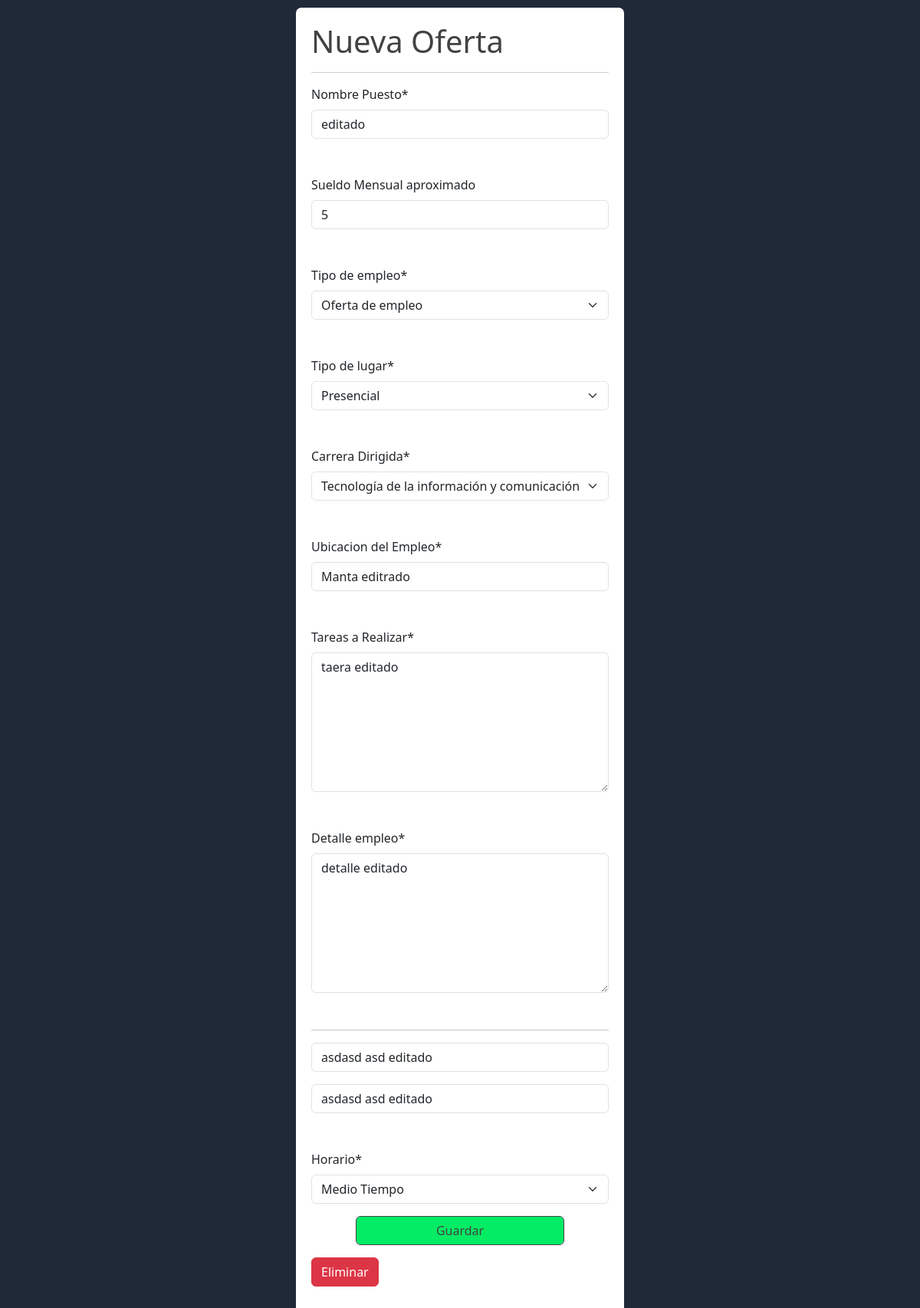
/PERFILEMPRESA/INGRESAROFERTA/ingresarOferta.php?editar=ok&id_oferta=87 (signed in), run on an earlier commit of the app's database.
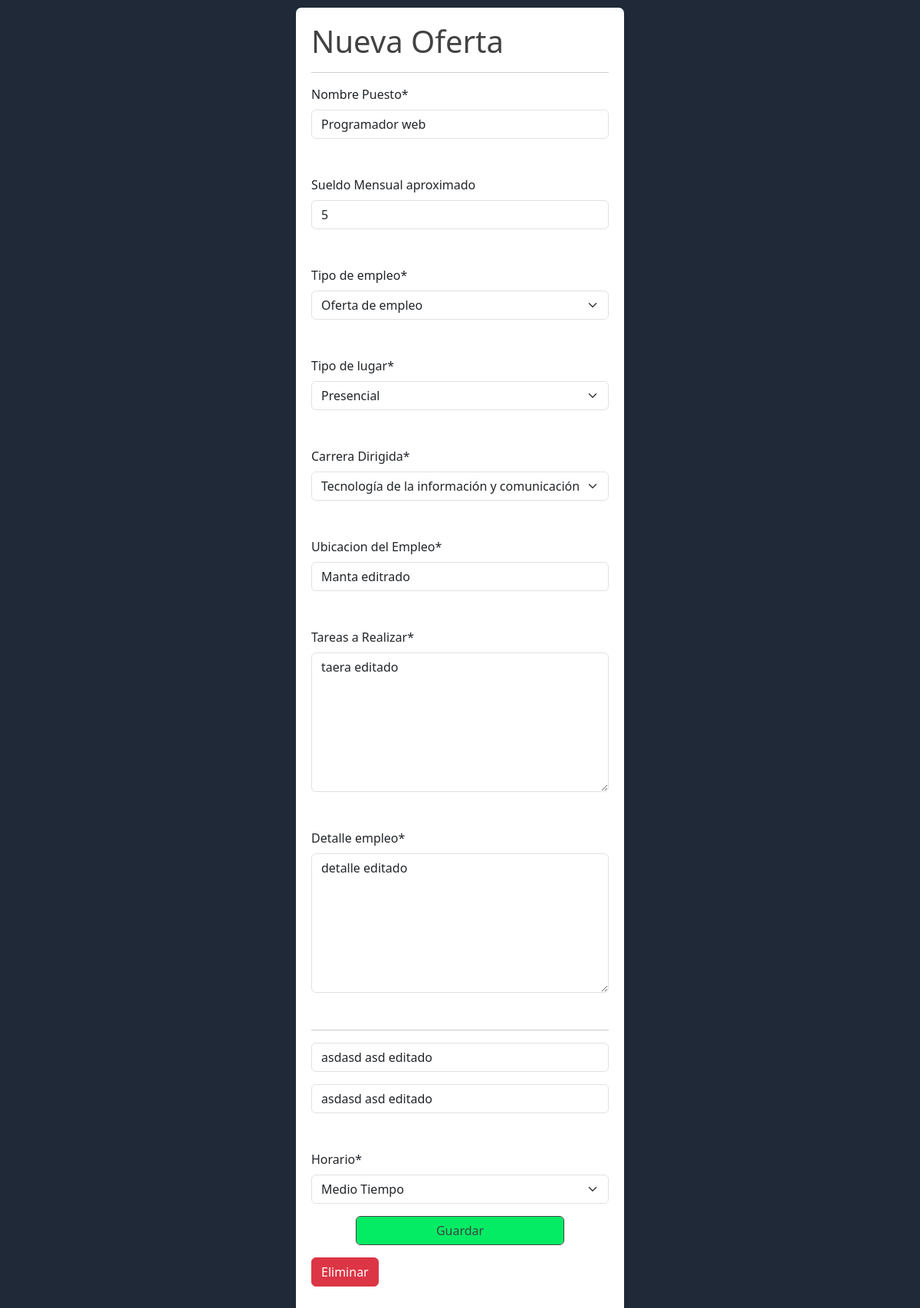
And on a later commit of the database.
### tables this page shows
CREATE TABLE `oferta_trabajo` (
  `id_oferta_trabajo` int(11) NOT NULL,
  `puesto` varchar(50) DEFAULT NULL,
  `precio` float DEFAULT NULL,
  `ubicacion_empleo` varchar(50) DEFAULT NULL,
  `tareas_realizar` varchar(900) DEFAULT NULL,
  `detalle` varchar(1000) DEFAULT NULL,
  `fecha_oferta` date DEFAULT current_timestamp(),
  `estado_oferta` int(11) DEFAULT 1,
  `fk_id_horario` int(11) NOT NULL,
  `fk_id_tipo_oferta` int(11) NOT NULL,
  `fk_id_tipo_lugar_oferta` int(11) NOT NULL,
  `fk_id_carrera` int(11) NOT NULL,
  `fk_id_usuario_empresa` int(11) DEFAULT NULL
);

CREATE TABLE `tipos_oferta` (
  `id_tipo_oferta` int(11) NOT NULL,
  `nombre` varchar(50) NOT NULL
);

CREATE TABLE `tipo_lugar_oferta` (
  `id_tipo_lugar_oferta` int(11) NOT NULL,
  `nombre` varchar(50) NOT NULL
);

CREATE TABLE `carreras` (
  `id_carrera` int(11) NOT NULL,
  `categoria` varchar(100) DEFAULT NULL,
  `nombre_carrera` varchar(100) DEFAULT NULL,
  `tituloGraduado` varchar(100) DEFAULT NULL,
  `estado` int(11) NOT NULL DEFAULT 1
);

CREATE TABLE `tipo_horario_oferta` (
  `id_tipo_horario_oferta` int(11) NOT NULL,
  `nombre` varchar(50) NOT NULL
);

### PERFILEMPRESA/INGRESAROFERTA/ingresarOferta.php (the view, shortened to what the changed rows need)
<?php
include("../../conexion.php");
$id_empresa = $_SESSION['id_empresa'];
if ((isset($_REQUEST['editar']) && isset($_REQUEST['id_oferta']))  && ($_REQUEST['editar'] == "ok" && $_REQUEST['id_oferta'] != "")) {
    $id_oferta = $_REQUEST['id_oferta'];
    $queryOferta = mysqli_query($conn, "call detalleOferta($id_empresa, $id_oferta)");
    $recorrerOferta = mysqli_fetch_array($queryOferta);
}
?>
<!DOCTYPE html>
<html lang="en">
<head>
    <link href="https://cdn.jsdelivr.net/npm/bootstrap@5.3.0-alpha1/dist/css/bootstrap.min.css" rel="stylesheet">
    <link href="https://unpkg.com/aos@2.3.1/dist/aos.css" rel="stylesheet">
    <link rel="stylesheet" href="./estiloOferta.css">
</head>
<body>
    <main class="main">
        <section class="seccionFormulario" data-aos="fade-left">
            <form id="formulario" class="fromulario needs-validation" novalidate>
                <div class="tituloFormulario">
                    <h1>Nueva Oferta</h1>
                </div>
                <div class="mb-5">
                    <label for="nombrePuesto" class="form-label">Nombre Puesto*</label>
                    <input type="text" class="form-control input" name="nombrePuesto" list="datalistOptions" id="nombrePuesto" placeholder="" value="<?php if (isset($recorrerOferta)) echo $recorrerOferta['puesto'] ?>" required>
                </div>
                <div class="mb-5">
                    <label for="precio" class="form-label">Sueldo Mensual aproximado</label>
                    <input type="number" step="0.01" class="form-control input" name="precio" list="datalistOptions" id="precio" placeholder="No ingresar si el sueldo es privado" value="<?php if (isset($recorrerOferta)) echo $recorrerOferta['precio'] ?>">
                </div>
                <div class="mb-5">
                    <label for="tipo_empleo" class="form-label">Tipo de empleo*</label>
                    <select class="form-select" name="tipo_empleo" aria-label="Default select example" required>
                        <?php
                        if (isset($recorrerOferta)) {
                        ?>
                            <option selected value="<?php echo $recorrerOferta['id_tipo_oferta'] ?>"><?php echo $recorrerOferta['tipo_oferta'] ?></option>
                        <?php
                        }
                        ?>
                    </select>
                </div>
                <div class="mb-5">
                    <label for="tipo_lugar" class="form-label">Tipo de lugar*</label>
                    <select class="form-select" name="tipo_lugar" aria-label="Default select example" required>
                        <?php
                        if (isset($recorrerOferta)) {
                        ?>
                            <option selected value="<?php echo $recorrerOferta['id_tipo_lugar_oferta'] ?>"><?php echo $recorrerOferta['tipo_lugar'] ?></option>
                        <?php
                        }
                        ?>
                    </select>
                </div>
                <div class="mb-5">
                    <label for="tipo_carrera" class="form-label">Carrera Dirigida*</label>
                    <select class="form-select" name="tipo_carrera" aria-label="Default select example" required>
                        <?php
                        if (isset($recorrerOferta)) {
                        ?>
                            <option selected value="<?php echo $recorrerOferta['id_carrera'] ?>"><?php if (isset($id_oferta)) echo $recorrerOferta['nombre_carrera'] ?></option>
                        <?php
                        }
                        ?>
                    </select>
                </div>
                <div class="mb-5">
                    <label for="ubicacion_empleo" class="form-label">Ubicacion del Empleo*</label>
                    <input type="text" class="form-control input" name="ubicacion_empleo" list="datalistOptions" id="ubicacion_empleo" placeholder="ej: Jipijapa" value="<?php if (isset($recorrerOferta)) echo $recorrerOferta['ubicacion_empleo'] ?>" required>
                </div>
                <div class="mb-5">
                    <label for="tareas_realizar" class="form-label">Tareas a Realizar*</label>
                    <textarea class="form-control" name="tareas_realizar" id="tareas_realizar" rows="7" required><?php if (isset($recorrerOferta)) echo $recorrerOferta['tareas_realizar'] ?></textarea>
                </div>
                <div class="mb-5">
                    <label for="detalle_empleo" class="form-label">Detalle empleo*</label>
                    <textarea class="form-control" name="detalle_empleo" id="detalle_empleo" rows="7" required><?php if (isset($recorrerOferta)) echo $recorrerOferta['detalle'] ?></textarea>
                </div>
                <div class="mb-3">
                    <div class="mb-3">
                        <label for="tipo_lugar" class="form-label">Horario*</label>
                        <select class="form-select" name="horario" aria-label="Default select example" required>
                            <?php
                            if (isset($recorrerOferta)) {
                            ?>
                                <option value="<?php echo $recorrerOferta['id_tipo_horario_oferta'] ?>" selected><?php echo $recorrerOferta['hora'] ?></option>
                            <?php
                            }
                            ?>
                        </select>
                    </div>
                </div>
            </form>
        </section>
    </main>
</body>
</html>

What changed in the data, as far as the page shows it:
changed oferta_trabajo "Manta editrado": nombrePuesto "editado" → "Programador web"
